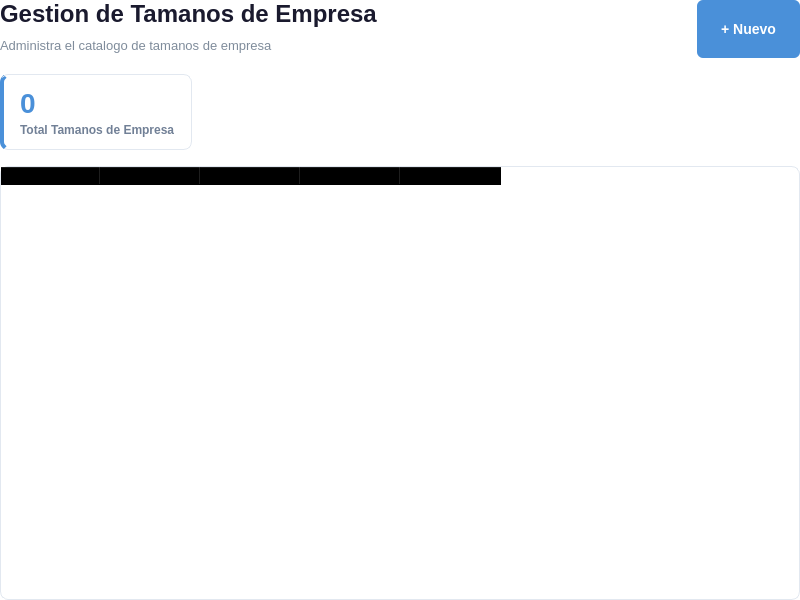
<?xml version="1.0" encoding="UTF-8"?>
<ui version="4.0">
 <class>TamanosEmpresaList</class>
 <widget class="QWidget" name="TamanosEmpresaList">
  <property name="geometry">
   <rect><x>0</x><y>0</y><width>800</width><height>600</height></rect>
  </property>
  <property name="styleSheet">
   <string notr="true">
QWidget { background-color: transparent; }
QLabel#listTitle { font-size: 24px; font-weight: bold; color: #1a1a2e; }
QLabel#listSubtitle { font-size: 13px; color: #7f8c9b; }
QPushButton#btnNuevo { background-color: #4a90d9; color: white; border: none; border-radius: 6px; font-size: 14px; font-weight: 600; padding: 10px 24px; min-height: 38px; }
QPushButton#btnNuevo:hover { background-color: #3a7bc8; }
QPushButton#btnNuevo:pressed { background-color: #2a6bb8; }
QFrame#cardTotal { background-color: white; border: 1px solid #e2e8f0; border-radius: 8px; border-left: 4px solid #4a90d9; }
QLabel#statValue { font-size: 28px; font-weight: bold; color: #4a90d9; }
QLabel#statLabel { font-size: 12px; color: #718096; font-weight: 500; }
QTableWidget#tablaCatalogo { background-color: white; border: 1px solid #e2e8f0; border-radius: 8px; gridline-color: #f0f2f5; font-size: 13px; }
QTableWidget#tablaCatalogo QHeaderView::section { background-color: #f7fafc; color: #2d3748; font-weight: bold; font-size: 13px; padding: 10px 8px; border: none; border-bottom: 2px solid #e2e8f0; border-right: 1px solid #f0f2f5; }
QTableWidget#tablaCatalogo QHeaderView::section:last { border-right: none; }
QTableWidget#tablaCatalogo::item { padding: 10px 8px; color: #2d3748; border-bottom: 1px solid #f0f2f5; }
QTableWidget#tablaCatalogo::item:selected { background-color: #ebf8ff; color: #2c5282; }
QTableWidget#tablaCatalogo::item:hover { background-color: #f7fafc; }
   </string>
  </property>
  <layout class="QVBoxLayout" name="mainLayout">
   <property name="leftMargin"><number>0</number></property>
   <property name="topMargin"><number>0</number></property>
   <property name="rightMargin"><number>0</number></property>
   <property name="bottomMargin"><number>0</number></property>
   <property name="spacing"><number>16</number></property>
   <item>
    <layout class="QHBoxLayout" name="headerLayout">
     <item>
      <layout class="QVBoxLayout" name="titleLayout">
       <property name="spacing"><number>4</number></property>
       <item><widget class="QLabel" name="listTitle"><property name="text"><string>Gestion de Tamanos de Empresa</string></property></widget></item>
       <item><widget class="QLabel" name="listSubtitle"><property name="text"><string>Administra el catalogo de tamanos de empresa</string></property></widget></item>
      </layout>
     </item>
     <item><spacer name="headerSpacer"><property name="orientation"><enum>Qt::Horizontal</enum></property><property name="sizeHint" stdset="0"><size><width>40</width><height>20</height></size></property></spacer></item>
     <item><widget class="QPushButton" name="btnNuevo"><property name="text"><string>+ Nuevo</string></property><property name="cursor"><cursorShape>PointingHandCursor</cursorShape></property></widget></item>
    </layout>
   </item>
   <item>
    <layout class="QHBoxLayout" name="statsLayout">
     <property name="spacing"><number>16</number></property>
     <item>
      <widget class="QFrame" name="cardTotal">
       <property name="maximumSize"><size><width>16777215</width><height>80</height></size></property>
       <layout class="QVBoxLayout" name="cardTotalLayout">
        <property name="leftMargin"><number>16</number></property><property name="topMargin"><number>12</number></property><property name="rightMargin"><number>16</number></property><property name="bottomMargin"><number>12</number></property><property name="spacing"><number>4</number></property>
        <item><widget class="QLabel" name="statValue"><property name="text"><string>0</string></property></widget></item>
        <item><widget class="QLabel" name="statLabel"><property name="text"><string>Total Tamanos de Empresa</string></property></widget></item>
       </layout>
      </widget>
     </item>
     <item><spacer name="statsSpacer"><property name="orientation"><enum>Qt::Horizontal</enum></property><property name="sizeHint" stdset="0"><size><width>40</width><height>20</height></size></property></spacer></item>
    </layout>
   </item>
   <item>
    <widget class="QTableWidget" name="tablaCatalogo">
     <property name="editTriggers"><set>QAbstractItemView::NoEditTriggers</set></property>
     <property name="selectionMode"><enum>QAbstractItemView::SingleSelection</enum></property>
     <property name="selectionBehavior"><enum>QAbstractItemView::SelectRows</enum></property>
     <property name="showGrid"><bool>true</bool></property>
     <property name="columnCount"><number>5</number></property>
     <column><property name="text"><string>ID</string></property></column>
     <column><property name="text"><string>Nombre</string></property></column>
     <column><property name="text"><string>Rango de Empleados</string></property></column>
     <column><property name="text"><string>Descripcion</string></property></column>
     <column><property name="text"><string>Acciones</string></property></column>
    </widget>
   </item>
  </layout>
 </widget>
 <resources/>
 <connections/>
</ui>
